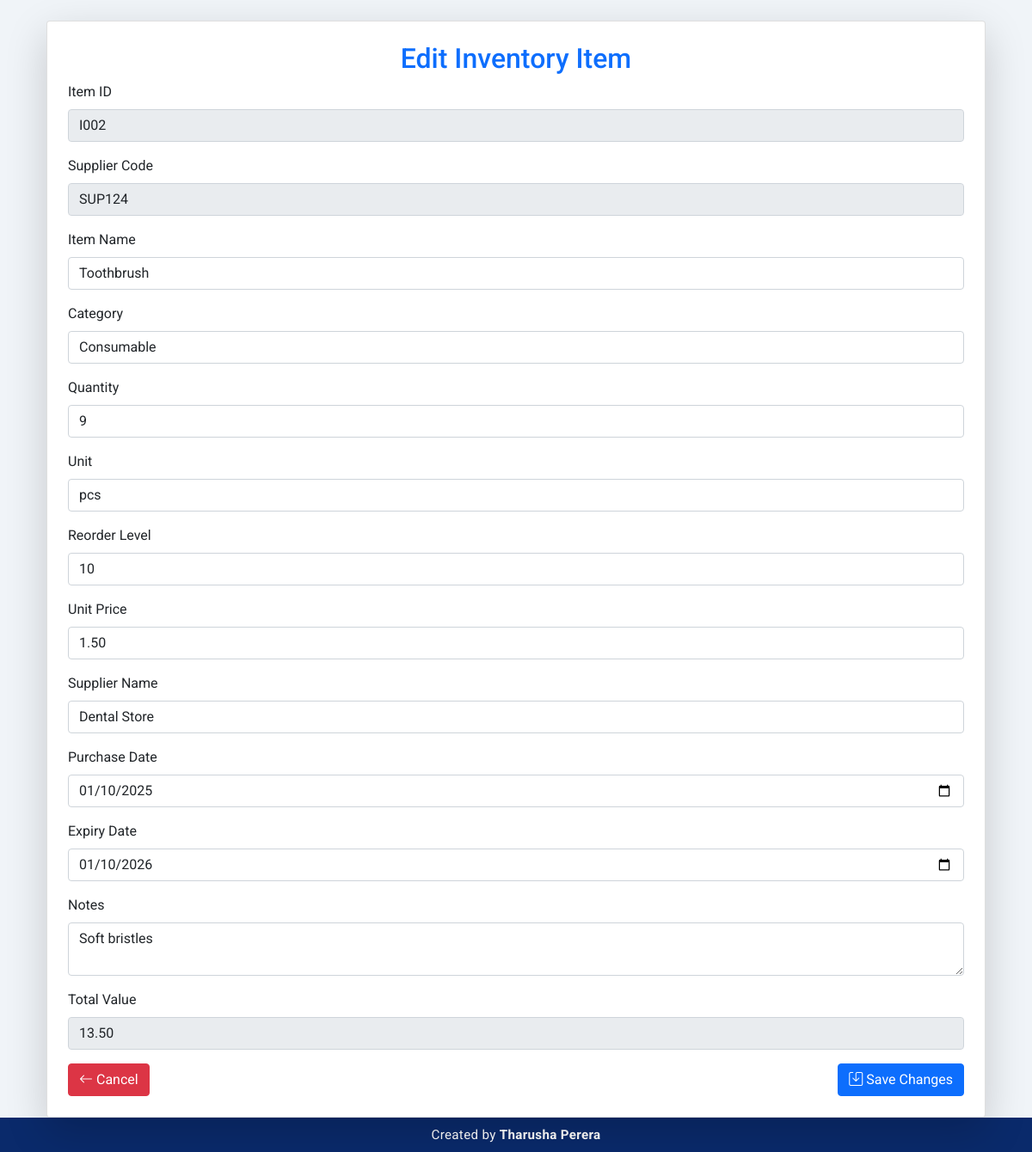
Page /modules/inventory_functions/edit_inventory.php?id=I002&supplier_code=SUP124 (signed in) on the committed database.
### tables this page shows
CREATE TABLE `inventory` (
  `item_id` varchar(6) NOT NULL,
  `item_name` varchar(150) NOT NULL,
  `category` varchar(50) DEFAULT NULL,
  `quantity` int(11) NOT NULL,
  `unit` varchar(20) DEFAULT NULL,
  `reorder_level` int(11) DEFAULT NULL,
  `supplier_name` varchar(150) DEFAULT NULL,
  `purchase_date` date DEFAULT NULL,
  `expiry_date` date DEFAULT NULL,
  `unit_price` decimal(10,2) DEFAULT NULL,
  `total_value` decimal(10,2) DEFAULT NULL,
  `notes` text DEFAULT NULL,
  `supplier_code` varchar(6) NOT NULL
);

### modules/inventory_functions/edit_inventory.php (the view, shortened to what this page needs)
<?php
include '../../includes/header.php';
include '../../config/db.php';
$item_id = $_GET['id'];
$supplier_code = $_GET['supplier_code'];
$sql = "SELECT * FROM inventory WHERE item_id = '$item_id' AND supplier_code = '$supplier_code'";
$result = $conn->query($sql);
if ($result->num_rows > 0) {
    $item = $result->fetch_assoc();
} else {
    $message = "Item not found!";
}
?>
<div class="container mt-4">
    <div class="card shadow-lg p-4">
        <h2 class="text-center text-primary">Edit Inventory Item</h2>
        <?php if ($result->num_rows > 0) { ?>
            <form method="POST">
                <div class="mb-3">
                    <label class="form-label">Item ID</label>
                    <input type="text" class="form-control" value="<?php echo htmlspecialchars($item['item_id']); ?>" readonly>
                </div>
                <div class="mb-3">
                    <label class="form-label">Supplier Code</label>
                    <input type="text" class="form-control" value="<?php echo htmlspecialchars($item['supplier_code']); ?>" readonly>
                </div>
                <div class="mb-3">
                    <label class="form-label">Item Name</label>
                    <input type="text" name="item_name" class="form-control" value="<?php echo htmlspecialchars($item['item_name']); ?>" required maxlength="150">
                </div>
                <div class="mb-3">
                    <label class="form-label">Category</label>
                    <input type="text" name="category" class="form-control" value="<?php echo htmlspecialchars($item['category']); ?>" required>
                </div>
                <div class="mb-3">
                    <label class="form-label">Quantity</label>
                    <input type="number" name="quantity" class="form-control" id="quantity" value="<?php echo htmlspecialchars($item['quantity']); ?>" required oninput="calculateTotalValue();">
                </div>
                <div class="mb-3">
                    <label class="form-label">Unit</label>
                    <input type="text" name="unit" class="form-control" value="<?php echo htmlspecialchars($item['unit']); ?>" required>
                </div>
                <div class="mb-3">
                    <label class="form-label">Reorder Level</label>
                    <input type="number" name="reorder_level" class="form-control" value="<?php echo htmlspecialchars($item['reorder_level']); ?>" required>
                </div>
                <div class="mb-3">
                    <label class="form-label">Unit Price</label>
                    <input type="number" name="unit_price" class="form-control" id="unit_price" value="<?php echo htmlspecialchars($item['unit_price']); ?>" step="0.01" required oninput="calculateTotalValue();">
                </div>
                <div class="mb-3">
                    <label class="form-label">Supplier Name</label>
                    <input type="text" name="supplier_name" class="form-control" value="<?php echo htmlspecialchars($item['supplier_name']); ?>" required maxlength="150">
                </div>
                <div class="mb-3">
                    <label class="form-label">Purchase Date</label>
                    <input type="date" name="purchase_date" class="form-control" value="<?php echo htmlspecialchars($item['purchase_date']); ?>" required>
                </div>
                <div class="mb-3">
                    <label class="form-label">Expiry Date</label>
                    <input type="date" name="expiry_date" class="form-control" value="<?php echo htmlspecialchars($item['expiry_date']); ?>" required>
                </div>
                <div class="mb-3">
                    <label class="form-label">Notes</label>
                    <textarea name="notes" class="form-control" required><?php echo htmlspecialchars($item['notes']); ?></textarea>
                </div>
                <div class="mb-3">
                    <label class="form-label">Total Value</label>
                    <input type="text" class="form-control" id="total_value" name="total_value" value="<?php echo htmlspecialchars($item['total_value']); ?>" readonly>
                </div>
                <div class="d-flex justify-content-between">
                    <a href="../inventory_management.php" class="btn btn-danger"><i class="bi bi-arrow-left"></i> Cancel</a>
                    <button type="submit" class="btn btn-primary"><i class="bi bi-save"></i> Save Changes</button>
                </div>
            </form>
        <?php } ?>
    </div>
</div>
<?php include '../../includes/footer.php'; ?>

### includes/header.php (style rules this page uses)
body { background-color: #f0f4f8; font-family: 'Roboto', sans-serif; }

### includes/footer.php (style rules this page uses)
:root { --footer-bg: #0a2a6b; }

### rows in the picture
inventory: item "I002", supplier_code "SUP124", item_name "Toothbrush", category "Consumable", quantity "9", unit "pcs", reorder_level "10", unit_price "1.50", supplier_name "Dental Store", purchase_date "01/10/2025", expiry_date "01/10/2026", notes "Soft bristles", total_value "13.50"
